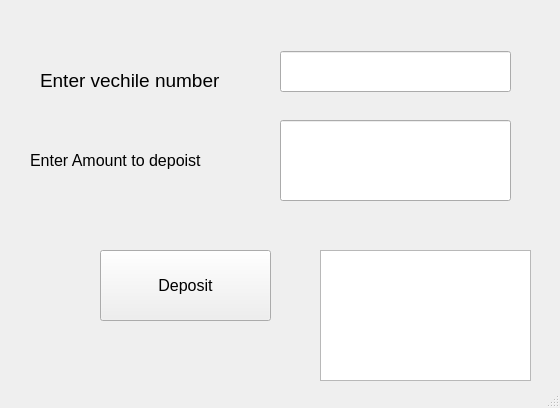
<?xml version="1.0" encoding="UTF-8"?>
<ui version="4.0">
 <class>MainWindow</class>
 <widget class="QMainWindow" name="MainWindow">
  <property name="geometry">
   <rect>
    <x>0</x>
    <y>0</y>
    <width>560</width>
    <height>408</height>
   </rect>
  </property>
  <property name="windowTitle">
   <string>MainWindow</string>
  </property>
  <widget class="QWidget" name="centralwidget">
   <widget class="QLabel" name="label">
    <property name="geometry">
     <rect>
      <x>30</x>
      <y>90</y>
      <width>251</width>
      <height>141</height>
     </rect>
    </property>
    <property name="text">
     <string>&lt;html&gt;&lt;head/&gt;&lt;body&gt;&lt;p&gt;&lt;span style=&quot; font-size:12pt;&quot;&gt;Enter Amount to depoist&lt;/span&gt;&lt;/p&gt;&lt;/body&gt;&lt;/html&gt;</string>
    </property>
   </widget>
   <widget class="QLineEdit" name="lineEdit">
    <property name="geometry">
     <rect>
      <x>280</x>
      <y>120</y>
      <width>231</width>
      <height>81</height>
     </rect>
    </property>
   </widget>
   <widget class="QPushButton" name="pushButton">
    <property name="geometry">
     <rect>
      <x>100</x>
      <y>250</y>
      <width>171</width>
      <height>71</height>
     </rect>
    </property>
    <property name="font">
     <font>
      <pointsize>12</pointsize>
     </font>
    </property>
    <property name="text">
     <string>Deposit</string>
    </property>
   </widget>
   <widget class="QLineEdit" name="lineEdit_2">
    <property name="geometry">
     <rect>
      <x>280</x>
      <y>51</y>
      <width>231</width>
      <height>41</height>
     </rect>
    </property>
   </widget>
   <widget class="QLabel" name="label_2">
    <property name="geometry">
     <rect>
      <x>40</x>
      <y>50</y>
      <width>221</width>
      <height>61</height>
     </rect>
    </property>
    <property name="text">
     <string>&lt;html&gt;&lt;head/&gt;&lt;body&gt;&lt;p&gt;&lt;span style=&quot; font-size:14pt;&quot;&gt;Enter vechile number&lt;/span&gt;&lt;/p&gt;&lt;/body&gt;&lt;/html&gt;</string>
    </property>
   </widget>
   <widget class="QTextEdit" name="textEdit">
    <property name="geometry">
     <rect>
      <x>320</x>
      <y>250</y>
      <width>211</width>
      <height>131</height>
     </rect>
    </property>
    <property name="font">
     <font>
      <pointsize>12</pointsize>
     </font>
    </property>
   </widget>
  </widget>
  <widget class="QStatusBar" name="statusbar"/>
 </widget>
 <resources/>
 <connections/>
</ui>
